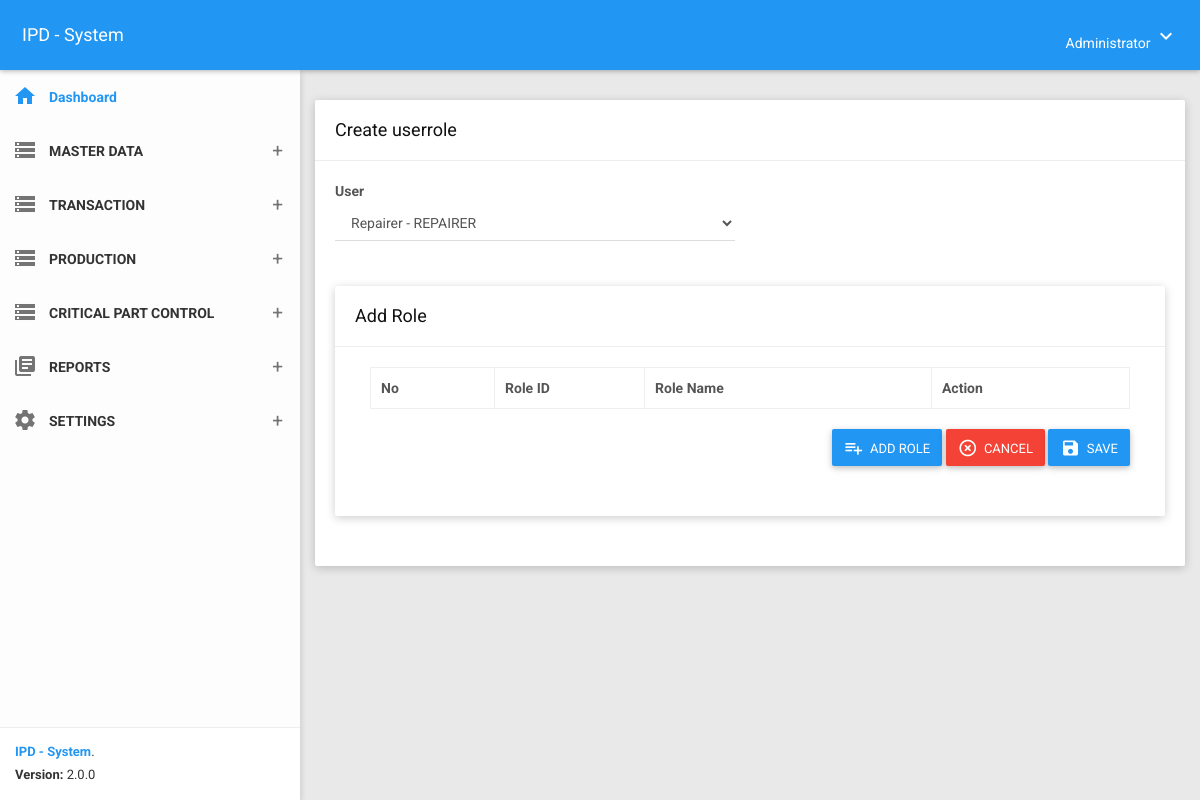
The page /userrole/create (signed in) on the database its author committed.
### tables this page shows
CREATE TABLE `tblsetting` (
  `id` int NOT NULL,
  `company` varchar(100) NOT NULL,
  `address` text NOT NULL,
  `createdby` varchar(50) NOT NULL
);

CREATE TABLE `t_menugroups` (
  `menugroup` int NOT NULL,
  `description` varchar(50) NOT NULL,
  `_index` int DEFAULT NULL,
  `icon` varchar(200) DEFAULT NULL,
  `createdon` timestamp NOT NULL DEFAULT CURRENT_TIMESTAMP,
  `createdby` varchar(50) NOT NULL
);

### app/core/Controller.php (called while the page is built, shortened)
<?php
class Controller{
	public function view($view, $data = [])
	{
		require_once 'app/views/' . $view . '.php';
	}
	public function model($model)
	{
		return new $model;
	}
}

### app/core/App.php (called while the page is built, shortened)
<?php
class App{
	protected $method = 'index';
	protected $params = [];
	public function __construct(){
		$url = $this->parseURL();
		if(isset($url[0])){
			if(file_exists('app/controllers/' . $url[0] . '.php')){
				unset($url[0]);
			}
		}
		$this->controller = new $this->controller;
		if(isset($url[1])){
			if(method_exists($this->controller, $url[1])){
				$this->method = $url[1];
			}
		}
		call_user_func_array([$this->controller, $this->method], $this->params);
	}
	public function parseURL(){
		if( isset($_GET['url'])){
			$url = rtrim($_GET['url'], '/');
			$url = filter_var($url, FILTER_SANITIZE_URL);
			$url = explode('/',$url);
			return $url;
		}
	}
}

### index.php (called while the page is built, shortened)
<?php
$app = new App;

### app/core/Database.php (called while the page is built, shortened)
<?php
class Database{
	private $host = DB_HOST;
	private $user = DB_USER;
	private $pass = DB_PASS;
	private $dbnm = DB_NAME;
	private $dbh;
	private $stmt;
	public function __construct()
	{
		$dsn = 'mysql:host='. $this->host .';dbname='. $this->dbnm;
		$option = [
			PDO::ATTR_PERSISTENT => true,
			PDO::ATTR_ERRMODE => PDO::ERRMODE_EXCEPTION,
			PDO::ATTR_EMULATE_PREPARES => true
		];
		try{
			$this->dbh = new PDO($dsn,$this->user,$this->pass, $option);
		}catch(PDOException $e){
			die($e->getMessage());
		}
	}
	public function query($query)
	{
		$this->stmt = $this->dbh->prepare($query);
	}
	public function execute()
	{
		$this->stmt->execute();
	}
	public function resultSet()
	{
		$this->execute();
		return $this->stmt->fetchAll(PDO::FETCH_ASSOC);
	}
}

### app/models/User_model.php (called while the page is built, shortened)
<?php
class User_model{
	private $db;
	public function __construct()
	{
		$this->db = new Database;
	}
	public function userList(){
		$this->db->query("SELECT * FROM t_user");
		return $this->db->resultSet();
	}
}

### app/views/userrole/create.php (the view, shortened to what this page needs)
<section class="content">
        <div class="row clearfix">
                <div class="col-lg-12 col-md-12 col-sm-12 col-xs-12">
                    <div class="card">
                        <div class="header">
                            <h2>
                                <?= $data['menu']; ?>
                            </h2>
                        </div>
                        <div class="body">
                            <form action="<?= BASEURL; ?>/userrole/save" method="POST">
                                <div class="row clearfix">
                                    <div class="col-sm-6">
                                        <div class="form-group">
                                            <div class="form-line">
                                                <label for="username">User</label>
                                                <select name="username" class="form-control">
                                                    <?php foreach($data['user'] as $out): ?>
                                                    <option value="<?= $out['username']; ?>"><?= $out['username']; ?> - <?= $out['nama']; ?></option>
                                                    <?php endforeach; ?>
                                                </select>
                                            </div>
                                        </div>
                                    </div>
                                </div>
                                <div class="card">
                                    <div class="header">
                                        <h2>
                                            Add Role
                                        </h2>
                                    </div>
                                    <div class="body">
                                        <div class="table-responsive">
                                            <div class="col-lg-12 col-md-12 col-sm-12 col-xs-12">
                                                <table class="table table-bordered table-striped table-hover">
                                                    <thead>
                                                        <tr>
                                                            <th>No</th>
                                                            <th style="width:150px;">Role ID</th>
                                                            <th>Role Name</th>
                                                            <th>Action</th>
                                                        </tr>
                                                    </thead>
                                                </table>
                                                <ul class="pull-right">
                                                    <button type="button" id="btn-dlg-add-item" class="btn bg-blue">
                                                        <i class="material-icons">playlist_add</i> <span>ADD ROLE</span>
                                                    </button>
                                                    <a href="<?= BASEURL; ?>/userrole" class="btn bg-red">
                                                        <i class="material-icons">highlight_off</i> <span>CANCEL</span>
                                                    </a>
                                                    <button type="submit" class="btn bg-blue">
                                                        <i class="material-icons">save</i> <span>SAVE</span>
                                                    </button>
                                                </ul>
                                            </div>
                                        </div>
                                    </div>
                                </div>
                            </form>
                        </div>
                    </div>
                </div>
            </div>
    </section>

### app/views/templates/header_a.php (shortened to what this page needs)
<?php
    $dsn = "mysql:host=".DB_HOST.";dbname=".DB_NAME."";
    $pdo = new PDO($dsn, DB_USER, DB_PASS);
    $user = $_SESSION['usr']['user'];
    $query1 = $pdo->query("SELECT distinct * FROM v_user_menugroup WHERE username='$user' order by _index asc");
    $query3 = $pdo->query("SELECT * FROM tblsetting where id = '1'");
    $menuGroups = $query1->fetchAll();
    $setting    = $query3->fetch();
?>
<!DOCTYPE html>
<html>
<head>
    <link href="<?= BASEURL; ?>/plugins/bootstrap/css/bootstrap.css" rel="stylesheet">
    <link href="<?= BASEURL; ?>/plugins/node-waves/waves.css" rel="stylesheet" />
    <link href="<?= BASEURL; ?>/plugins/animate-css/animate.css" rel="stylesheet" />
    <link href="<?= BASEURL; ?>/plugins/jquery-datatable/skin/bootstrap/css/dataTables.bootstrap.css" rel="stylesheet">
    <link href="<?= BASEURL; ?>/plugins/sweetalert/sweetalert.css" rel="stylesheet" />
    <link href="<?= BASEURL; ?>/plugins/bootstrap-select/css/bootstrap-select.css" rel="stylesheet" />
    <link href="<?= BASEURL; ?>/css/style.css" rel="stylesheet">
    <link href="<?= BASEURL; ?>/css/themes/all-themes.css" rel="stylesheet" />
    <link href="<?= BASEURL; ?>/assets/select2/select2.min.css" rel="stylesheet" />
    <link href="<?= BASEURL; ?>/css/ui-autocomplete.css" rel="stylesheet">
    <link href="<?= BASEURL; ?>/plugins/multi-select/css/multi-select.css" rel="stylesheet">
</head>
<body class="theme-blue">
    <nav class="navbar">
        <div class="container-fluid">
            <div class="navbar-header">
                <a class="navbar-brand" href="<?= BASEURL; ?>"><?= $setting['company']; ?></a>
            </div>
            <div class="collapse navbar-collapse" id="navbar-collapse">
                <ul class="nav navbar-nav navbar-right">
                    <li class="dropdown">
                        <a href="javascript:void(0);" class="dropdown-toggle" data-toggle="dropdown" role="button">
                            <span><?= $_SESSION['usr']['name']; ?></span>
                            <i class="material-icons">keyboard_arrow_down</i>
                        </a>
                    </li>
                </ul>
            </div>
        </div>
    </nav>
    <section>
        <aside id="leftsidebar" class="sidebar">
            <div class="menu">
                <ul class="list">
                    <li class="active">
                        <a href="<?= BASEURL; ?>">
                            <i class="material-icons">home</i>
                            <span>Dashboard </span>
                        </a>
                    </li>
                    <?php foreach($menuGroups as $menugroup) : ?>
                        <li>
                            <a href="javascript:void(0);" class="menu-toggle">
                                <i class="material-icons"><?= $menugroup['icon']; ?></i>
                                <span><?= $menugroup['description']; ?></span>
                            </a>
                        </li>
                    <?php endforeach; ?>
                </ul>
            </div>
            <div class="legal">
                <div class="copyright">
                    <a href="javascript:void(0);">IPD - System</a>.
                </div>
                <div class="version">
                    <b>Version: </b> 2.0.0
                </div>
            </div>
        </aside>
    </section>

### css/themes/all-themes.css (style rules this page uses)
.theme-blue .navbar { background-color: #2196F3; }
.theme-blue .navbar-brand { color: #fff; }
.theme-blue .nav > li > a { color: #fff; }
.theme-blue .sidebar .menu .list li.active { background-color: transparent; }
.theme-blue .sidebar .menu .list li.active > :first-child i, .theme-blue .sidebar .menu .list li.active > :first-child span { color: #2196F3; }
.theme-blue .sidebar .legal { background-color: #fff; }
.theme-blue .sidebar .legal .copyright a { color: #2196F3 !important; }

### rows shown on the page
tblsetting: company "IPD - System"
t_menugroups: description "MASTER DATA"
t_menugroups: description "TRANSACTION"
t_menugroups: description "PRODUCTION"
t_menugroups: description "CRITICAL PART CONTROL"
t_menugroups: description "REPORTS"
t_menugroups: description "SETTINGS"

### other values the page prints
$_SESSION['usr']['name'] "Administrator"
$data['menu'] "Create userrole"
form field username "Repairer - REPAIRER"
